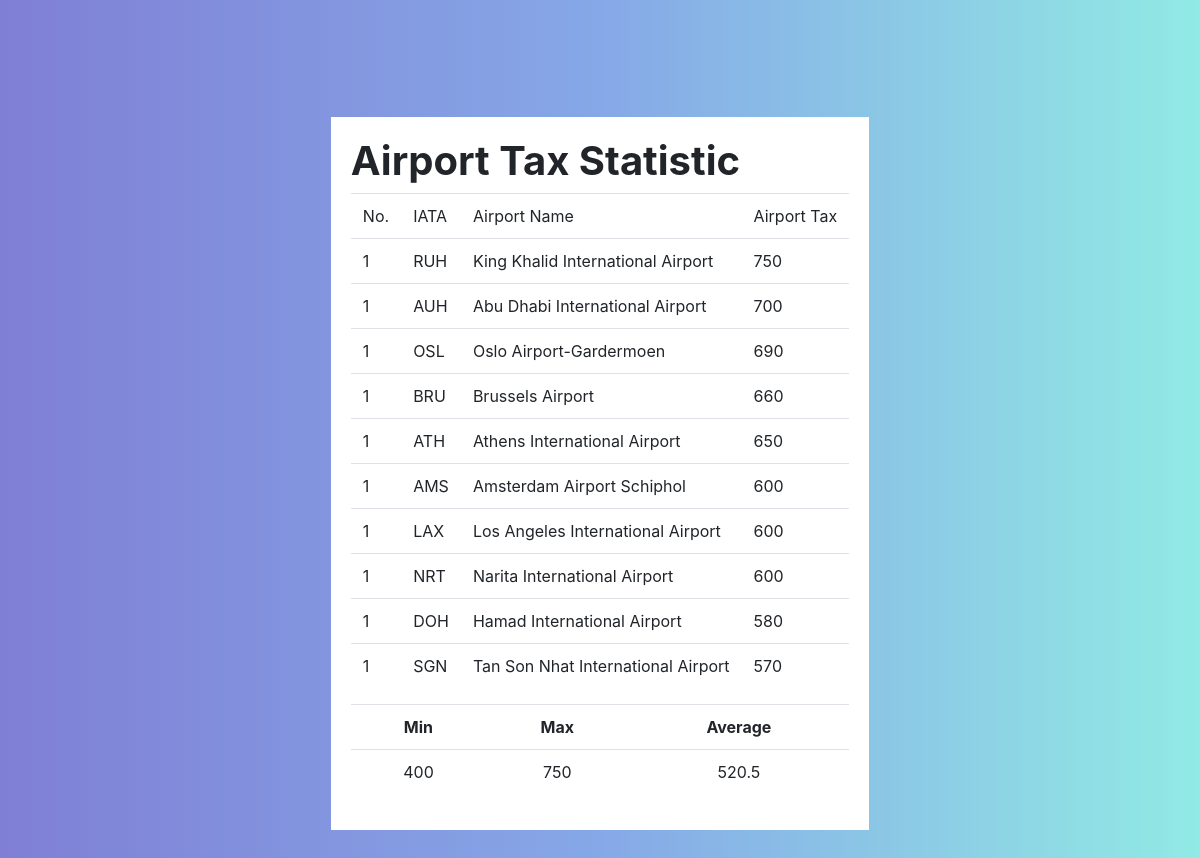
The app's page /admin/Ana_AirportTax.php with its own data.
### tables this page shows
CREATE TABLE `Airport` (
  `AirportID` varchar(3) NOT NULL,
  `AirportName` text NOT NULL,
  `Address` text NOT NULL,
  `AirportTax` float NOT NULL
);

### admin/Ana_AirportTax.php (the view, shortened to what this page needs)
<?php
    $db = mysqli_connect("localhost","root","","airline");
    $sql = "SELECT AirportID,AirportName,AirportTax
            FROM Airport
            ORDER BY AirportTax DESC LIMIT 10";
    $query = mysqli_query($db,$sql);
    $No1 = 1;
    $sql2 = "SELECT MIN(AirportTax) AS Min,MAX(AirportTax) AS Max,AVG(AirportTax) AS Average
            FROM Airport";
    $query2 = mysqli_query($db,$sql2);
?>
<link rel="stylesheet" type="text/css" href="StaffStyle.css">
<link rel="stylesheet" href="https://use.fontawesome.com/releases/v5.8.2/css/all.css">
<link rel="stylesheet" href="https://maxcdn.bootstrapcdn.com/bootstrap/4.3.1/css/bootstrap.min.css">
<!DOCTYPE html>
    <head>
    </head>
    <body>
        <div class="row d-flex justify-content-center">
            <div class="card-container">
                <div class="card-body">
            <h1><b>Airport Tax Statistic</b></h1>
            <table class='table'>
                <tr>
                    <td>No.</td>
                    <td>IATA</td>
                    <td>Airport Name</td>
                    <td>Airport Tax</td>
                </tr>
                <?php
                while($row= mysqli_fetch_array($query)) {
                    echo "<tr>";
                    echo "<td>".$No1."</td>";
                    echo "<td>".$row["AirportID"]."</td>";
                    echo "<td>".$row["AirportName"]."</td>";
                    echo "<td>".$row["AirportTax"]."</td>";
                    echo "</tr>";
                }
                ?>
            </table>
            <table class='table text-center'>
                <tr>
                    <td><b>Min</b></td>
                    <td><b>Max</b></td>
                    <td><b>Average</b></td>
                </tr>
                <?php
                while($row= mysqli_fetch_array($query2)) {
                    echo "<tr>";
                    echo "<td>".$row["Min"]."</td>";
                    echo "<td>".$row["Max"]."</td>";
                    echo "<td>".$row["Average"]."</td>";
                    echo "</tr>";
                }
                ?>
            </table>
            </div>
            </div>
        </div>
    </body>
</html>

### admin/StaffStyle.css (style rules this page uses)
body { font-family: 'Roboto', sans-serif; overflow: scroll; position: absolute; text-align: center; width: 100%; background: linear-gradient(to right, #7f7fd5, #86a8e7, #91eae4); bottom: 15%; height: 100%; top:10%; }
.card-container { background-color: #ffffff; }

### records on screen
airport: AirportID "RUH", AirportName "King Khalid International Airport", AirportTax "750"
airport: AirportID "AUH", AirportName "Abu Dhabi International Airport", AirportTax "700"
airport: AirportID "OSL", AirportName "Oslo Airport-Gardermoen", AirportTax "690"
airport: AirportID "BRU", AirportName "Brussels Airport", AirportTax "660"
airport: AirportID "ATH", AirportName "Athens International Airport", AirportTax "650"
airport: AirportID "AMS", AirportName "Amsterdam Airport Schiphol", AirportTax "600"
airport: AirportID "LAX", AirportName "Los Angeles International Airport", AirportTax "600"
airport: AirportID "NRT", AirportName "Narita International Airport", AirportTax "600"
airport: AirportID "DOH", AirportName "Hamad International Airport", AirportTax "580"
airport: AirportID "SGN", AirportName "Tan Son Nhat International Airport", AirportTax "570"

### other values on screen
$row["Min"] "400"
$row["Max"] "750"
$row["Average"] "520.5"
